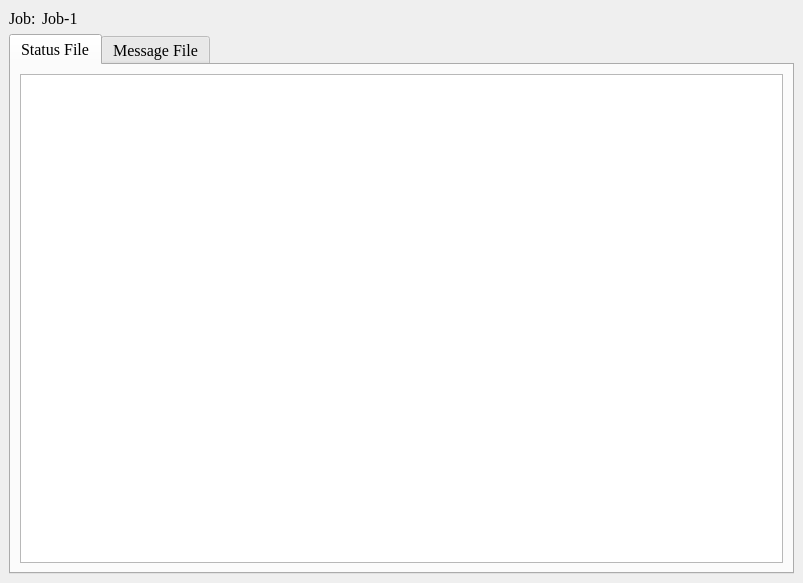
<?xml version="1.0" encoding="UTF-8"?>
<ui version="4.0">
 <class>JobMonitor</class>
 <widget class="QMainWindow" name="JobMonitor">
  <property name="geometry">
   <rect>
    <x>0</x>
    <y>0</y>
    <width>803</width>
    <height>583</height>
   </rect>
  </property>
  <property name="font">
   <font>
    <pointsize>12</pointsize>
   </font>
  </property>
  <property name="windowTitle">
   <string>Abaqus Job Monitor</string>
  </property>
  <widget class="QWidget" name="centralwidget">
   <layout class="QVBoxLayout" name="verticalLayout_2">
    <item>
     <layout class="QHBoxLayout" name="horizontalLayout" stretch="0,1">
      <item>
       <widget class="QLabel" name="label">
        <property name="font">
         <font>
          <family>Times New Roman</family>
          <pointsize>12</pointsize>
         </font>
        </property>
        <property name="text">
         <string>Job:</string>
        </property>
       </widget>
      </item>
      <item>
       <widget class="QLabel" name="jobName">
        <property name="font">
         <font>
          <family>Times New Roman</family>
          <pointsize>12</pointsize>
         </font>
        </property>
        <property name="text">
         <string>Job-1</string>
        </property>
       </widget>
      </item>
     </layout>
    </item>
    <item>
     <widget class="QTabWidget" name="tabWidget">
      <property name="font">
       <font>
        <family>Times New Roman</family>
        <pointsize>12</pointsize>
       </font>
      </property>
      <property name="currentIndex">
       <number>0</number>
      </property>
      <widget class="QWidget" name="staTab">
       <attribute name="title">
        <string>Status File</string>
       </attribute>
       <layout class="QVBoxLayout" name="verticalLayout">
        <item>
         <widget class="QTextEdit" name="statusFileText">
          <property name="font">
           <font>
            <family>Consolas</family>
            <pointsize>12</pointsize>
           </font>
          </property>
          <property name="readOnly">
           <bool>true</bool>
          </property>
         </widget>
        </item>
       </layout>
      </widget>
      <widget class="QWidget" name="msgTab">
       <attribute name="title">
        <string>Message File</string>
       </attribute>
       <layout class="QVBoxLayout" name="verticalLayout_4">
        <item>
         <widget class="QPlainTextEdit" name="messageFileText">
          <property name="font">
           <font>
            <family>Consolas</family>
            <pointsize>12</pointsize>
           </font>
          </property>
          <property name="readOnly">
           <bool>true</bool>
          </property>
         </widget>
        </item>
       </layout>
      </widget>
     </widget>
    </item>
   </layout>
  </widget>
  <action name="actionFindText">
   <property name="text">
    <string>Find Text</string>
   </property>
   <property name="toolTip">
    <string>Find Text</string>
   </property>
   <property name="font">
    <font>
     <family>Times New Roman</family>
     <pointsize>12</pointsize>
    </font>
   </property>
   <property name="shortcut">
    <string>Ctrl+F</string>
   </property>
  </action>
 </widget>
 <resources/>
 <connections/>
</ui>
